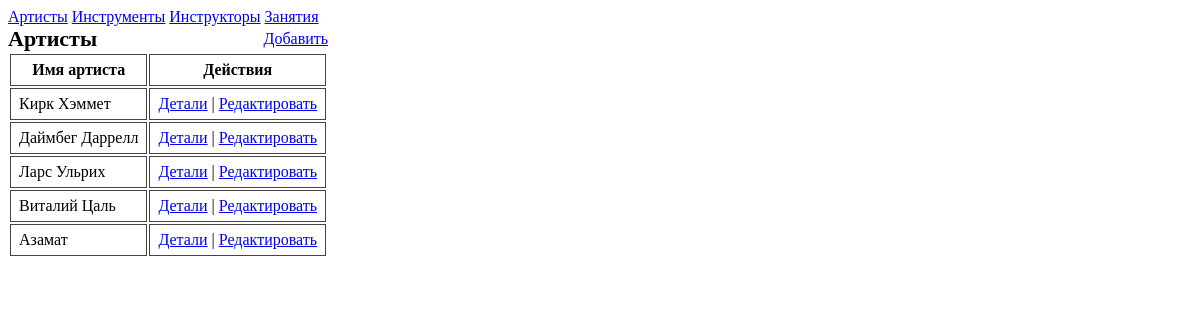
The app's page /Artist/view/, older data.
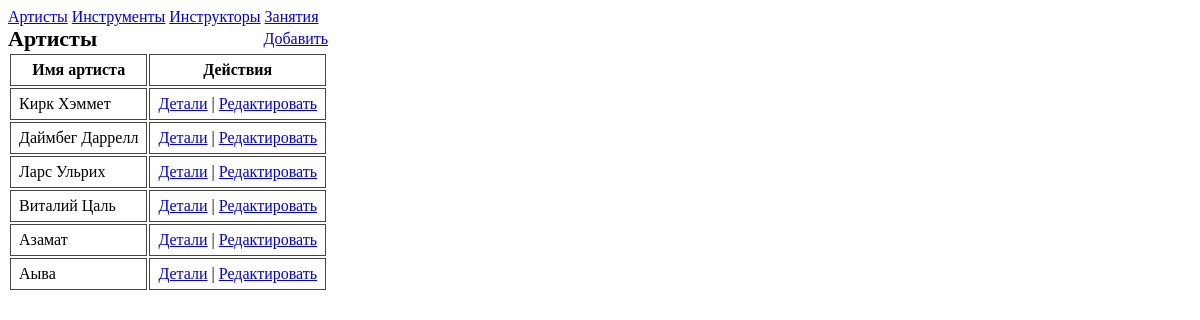
The same page, newer data.
### Application/models.py (models this page shows, shortened)
class Artist(models.Model):
    name = models.CharField(max_length=70, verbose_name="Имя артиста")
    age = models.IntegerField(verbose_name="возарст")
    phone = models.CharField(max_length=15, verbose_name="Телефон", validators=[phone_validator])
    required_fields = ['name']
    class Meta:
        verbose_name = "артист"
        verbose_name_plural = "артисты"

### Application/views.py (the view)
# urls.py: path('Artist/view/', views.ArtistView, name='ArtistView'),
def ArtistView(request):
    return ViewFromForm(request, Artist, "Артисты")

### Application/views.py (called while the page is built)
def ViewFromForm(request, Model, title):
    queryset = Model.objects.all()
    required = getattr(Model, 'required_fields', [])
    fields = [Model._meta.get_field(field_name).verbose_name for field_name in required]
    objects = []
    for el in queryset:
        obj = [getattr(el, 'id')]
        for field_name in required:
            val = getattr(el, field_name)
            if not isinstance(val, (datetime.date, datetime.datetime)):
                val = str(val)
            obj.append(val)
        objects.append(obj)
    return render(request, 'list.html', {
        'title': title,
        'fields': fields,
        'objects': objects,
        'model_name': Model.__name__
    })

### Application/templates/list.html (shortened to what this page needs)
{% extends 'header.html' %}
{% block in_body %}
<table>
  <caption>
    <div class="cap">
      <span> {{ title }} </span>
      <a href="/{{ model_name }}/create/"> Добавить </a>
    </div>
  </caption>
  <thead>
    <tr>
      {% for field in fields %}
        <th>{{ field }}</th>
      {% endfor %}
      <th>Действия</th>
    </tr>
  </thead>
  <tbody>
    {% for obj in objects %}
      <tr>
        {% for value in obj %}
          {% if not forloop.first %}
            <td>{{ value }}</td>
          {% endif %}
        {% endfor %}
        <td>
          <a href="/{{ model_name }}/{{ obj.0 }}/detail/">Детали</a>
          |
          <a href="/{{ model_name }}/{{ obj.0 }}/edit/">Редактировать</a>
        </td>
      </tr>
    {% endfor %}
  </tbody>
</table>
{% endblock %}

Row changes from the older to the newer data that the page shows:
added Artist: obj "Аыва"
Text that changed along with them:
new list line: "Детали | Редактировать"
